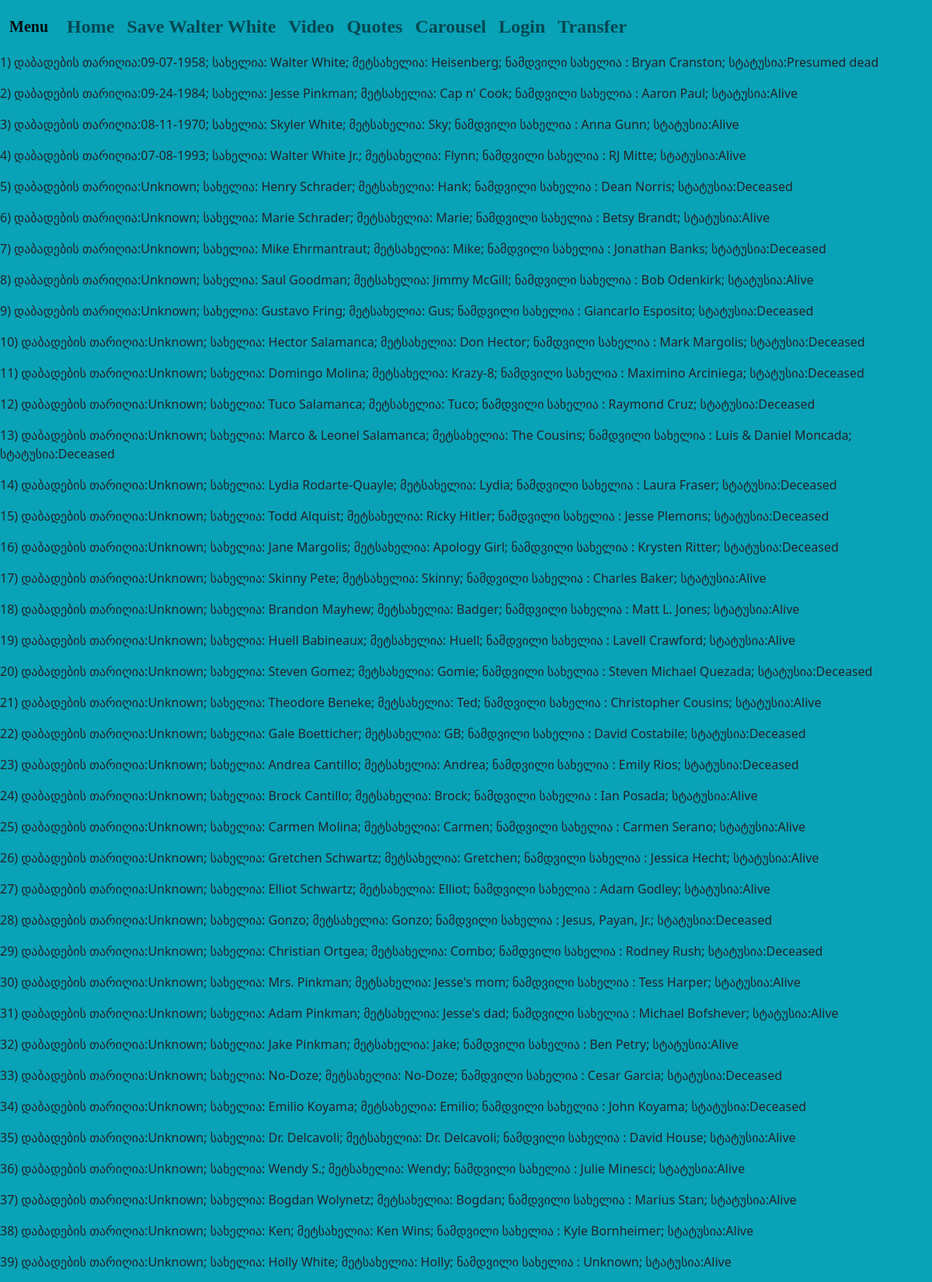
The page / (upper part) on the database its author committed.
### main.py (models this page shows)
class Film(db.Model):
    id = db.Column(db.Integer, primary_key=True)
    birthday = db.Column(db.FLOAT(12), nullable=False)
    name = db.Column(db.String(40), nullable=False)
    nickname = db.Column(db.String(40), nullable=False)
    portrayed = db.Column(db.String(40), nullable=False)
    status = db.Column(db.String(40), nullable=False)
    def __str__(self):
        return f'{self.id}) დაბადების თარიღია:{self.birthday}; სახელია: {self.name}; მეტსახელია: {self.nickname}; ნამდვილი სახელია : {self.portrayed}; სტატუსია:{self.status}'

### main.py (the view)
@app.route('/')
def home():
    all_film =  Film.query.all()
    return render_template('index.html', all_film=all_film)

### templates/index.html (shortened to what this page needs)
{% extends 'base.html' %}
{% block content %}
    {% for each in all_film %}
        <p> {{each}} </p>
    {% endfor %}
{% endblock %}

### templates/base.html (shortened to what this page needs)
<!DOCTYPE html>
<html lang="en">
<head>
    <link rel="stylesheet" href="static/styles.css">
    <link href="https://cdn.jsdelivr.net/npm/bootstrap@5.0.1/dist/css/bootstrap.min.css" rel="stylesheet">
</head>
<body>
    <nav class="navbar navbar-expand-lg navbar-light bg-light">
      <div class="container-fluid">
        <a class="navbar-brand" href="#">Menu</a>
        <div class="collapse navbar-collapse" id="navbarNavAltMarkup">
          <div class="navbar-nav">
            <a class="nav-link" aria-current="page" href="/">Home</a>
            <a class="nav-link" href="{{url_for('SaveWalt')}}">Save Walter White</a>
            <a class="nav-link" href="{{url_for('video')}}">Video</a>
            <a class="nav-link" aria-current="page" href="/quotes">Quotes</a>
            <a class="nav-link"  href="{{url_for('carousel')}}">Carousel</a>
            <a class="nav-link"  href="{{url_for('login')}}">Login</a>
            <a class="nav-link" href="{{url_for('cardinfo')}}">Transfer</a>
          </div>
        </div>
      </div>
    </nav>
    {% block content %} <h1>Welcome {{session['username']}} </h1> {% endblock %}
</body>
</html>

### static/styles.css (style rules this page uses)
body { background: url(./img/09a2b7.png) top left repeat; font-family: Comic Sans,Comic Sans MS,cursive; margin: 0; padding: 0; }
nav { background: url(./img/09a2b7.png) top left repeat; color: black; font-family: Comic Sans,Comic Sans MS,cursive; font-weight: bold; font-size: x-large; margin: 0; padding: 0; }

### rows shown on the page
Film: id+birthday+name "1) დაბადების თარიღია:09-07-1958; სახელია: Walter White; მეტსახელია: Heisenberg; ნამდვილი სახელია : Bryan Cranston; სტატუსია:Presumed dead"
Film: id+birthday+name "2) დაბადების თარიღია:09-24-1984; სახელია: Jesse Pinkman; მეტსახელია: Cap n' Cook; ნამდვილი სახელია : Aaron Paul; სტატუსია:Alive"
Film: id+birthday+name "3) დაბადების თარიღია:08-11-1970; სახელია: Skyler White; მეტსახელია: Sky; ნამდვილი სახელია : Anna Gunn; სტატუსია:Alive"
Film: id+birthday+name "4) დაბადების თარიღია:07-08-1993; სახელია: Walter White Jr.; მეტსახელია: Flynn; ნამდვილი სახელია : RJ Mitte; სტატუსია:Alive"
Film: id+birthday+name "5) დაბადების თარიღია:Unknown; სახელია: Henry Schrader; მეტსახელია: Hank; ნამდვილი სახელია : Dean Norris; სტატუსია:Deceased"
Film: id+birthday+name "6) დაბადების თარიღია:Unknown; სახელია: Marie Schrader; მეტსახელია: Marie; ნამდვილი სახელია : Betsy Brandt; სტატუსია:Alive"
Film: id+birthday+name "7) დაბადების თარიღია:Unknown; სახელია: Mike Ehrmantraut; მეტსახელია: Mike; ნამდვილი სახელია : Jonathan Banks; სტატუსია:Deceased"
Film: id+birthday+name "8) დაბადების თარიღია:Unknown; სახელია: Saul Goodman; მეტსახელია: Jimmy McGill; ნამდვილი სახელია : Bob Odenkirk; სტატუსია:Alive"
Film: id+birthday+name "9) დაბადების თარიღია:Unknown; სახელია: Gustavo Fring; მეტსახელია: Gus; ნამდვილი სახელია : Giancarlo Esposito; სტატუსია:Deceased"
Film: id+birthday+name "10) დაბადების თარიღია:Unknown; სახელია: Hector Salamanca; მეტსახელია: Don Hector; ნამდვილი სახელია : Mark Margolis; სტატუსია:Deceased"
Film: id+birthday+name "11) დაბადების თარიღია:Unknown; სახელია: Domingo Molina; მეტსახელია: Krazy-8; ნამდვილი სახელია : Maximino Arciniega; სტატუსია:Deceased"
Film: id+birthday+name "12) დაბადების თარიღია:Unknown; სახელია: Tuco Salamanca; მეტსახელია: Tuco; ნამდვილი სახელია : Raymond Cruz; სტატუსია:Deceased"
Film: id+birthday+name "13) დაბადების თარიღია:Unknown; სახელია: Marco & Leonel Salamanca; მეტსახელია: The Cousins; ნამდვილი სახელია : Luis & Daniel Moncada; სტატუსია:Deceased"
Film: id+birthday+name "14) დაბადების თარიღია:Unknown; სახელია: Lydia Rodarte-Quayle; მეტსახელია: Lydia; ნამდვილი სახელია : Laura Fraser; სტატუსია:Deceased"
Film: id+birthday+name "15) დაბადების თარიღია:Unknown; სახელია: Todd Alquist; მეტსახელია: Ricky Hitler; ნამდვილი სახელია : Jesse Plemons; სტატუსია:Deceased"
Film: id+birthday+name "16) დაბადების თარიღია:Unknown; სახელია: Jane Margolis; მეტსახელია: Apology Girl; ნამდვილი სახელია : Krysten Ritter; სტატუსია:Deceased"
Film: id+birthday+name "17) დაბადების თარიღია:Unknown; სახელია: Skinny Pete; მეტსახელია: Skinny; ნამდვილი სახელია : Charles Baker; სტატუსია:Alive"
Film: id+birthday+name "18) დაბადების თარიღია:Unknown; სახელია: Brandon Mayhew; მეტსახელია: Badger; ნამდვილი სახელია : Matt L. Jones; სტატუსია:Alive"
Film: id+birthday+name "19) დაბადების თარიღია:Unknown; სახელია: Huell Babineaux; მეტსახელია: Huell; ნამდვილი სახელია : Lavell Crawford; სტატუსია:Alive"
Film: id+birthday+name "20) დაბადების თარიღია:Unknown; სახელია: Steven Gomez; მეტსახელია: Gomie; ნამდვილი სახელია : Steven Michael Quezada; სტატუსია:Deceased"
Film: id+birthday+name "21) დაბადების თარიღია:Unknown; სახელია: Theodore Beneke; მეტსახელია: Ted; ნამდვილი სახელია : Christopher Cousins; სტატუსია:Alive"
Film: id+birthday+name "22) დაბადების თარიღია:Unknown; სახელია: Gale Boetticher; მეტსახელია: GB; ნამდვილი სახელია : David Costabile; სტატუსია:Deceased"
Film: id+birthday+name "23) დაბადების თარიღია:Unknown; სახელია: Andrea Cantillo; მეტსახელია: Andrea; ნამდვილი სახელია : Emily Rios; სტატუსია:Deceased"
Film: id+birthday+name "24) დაბადების თარიღია:Unknown; სახელია: Brock Cantillo; მეტსახელია: Brock; ნამდვილი სახელია : Ian Posada; სტატუსია:Alive"
Film: id+birthday+name "25) დაბადების თარიღია:Unknown; სახელია: Carmen Molina; მეტსახელია: Carmen; ნამდვილი სახელია : Carmen Serano; სტატუსია:Alive"
Film: id+birthday+name "26) დაბადების თარიღია:Unknown; სახელია: Gretchen Schwartz; მეტსახელია: Gretchen; ნამდვილი სახელია : Jessica Hecht; სტატუსია:Alive"
Film: id+birthday+name "27) დაბადების თარიღია:Unknown; სახელია: Elliot Schwartz; მეტსახელია: Elliot; ნამდვილი სახელია : Adam Godley; სტატუსია:Alive"
Film: id+birthday+name "28) დაბადების თარიღია:Unknown; სახელია: Gonzo; მეტსახელია: Gonzo; ნამდვილი სახელია : Jesus, Payan, Jr.; სტატუსია:Deceased"
Film: id+birthday+name "29) დაბადების თარიღია:Unknown; სახელია: Christian Ortgea; მეტსახელია: Combo; ნამდვილი სახელია : Rodney Rush; სტატუსია:Deceased"
Film: id+birthday+name "30) დაბადების თარიღია:Unknown; სახელია: Mrs. Pinkman; მეტსახელია: Jesse's mom; ნამდვილი სახელია : Tess Harper; სტატუსია:Alive"
Film: id+birthday+name "31) დაბადების თარიღია:Unknown; სახელია: Adam Pinkman; მეტსახელია: Jesse's dad; ნამდვილი სახელია : Michael Bofshever; სტატუსია:Alive"
Film: id+birthday+name "32) დაბადების თარიღია:Unknown; სახელია: Jake Pinkman; მეტსახელია: Jake; ნამდვილი სახელია : Ben Petry; სტატუსია:Alive"
Film: id+birthday+name "33) დაბადების თარიღია:Unknown; სახელია: No-Doze; მეტსახელია: No-Doze; ნამდვილი სახელია : Cesar Garcia; სტატუსია:Deceased"
Film: id+birthday+name "34) დაბადების თარიღია:Unknown; სახელია: Emilio Koyama; მეტსახელია: Emilio; ნამდვილი სახელია : John Koyama; სტატუსია:Deceased"
Film: id+birthday+name "35) დაბადების თარიღია:Unknown; სახელია: Dr. Delcavoli; მეტსახელია: Dr. Delcavoli; ნამდვილი სახელია : David House; სტატუსია:Alive"
Film: id+birthday+name "36) დაბადების თარიღია:Unknown; სახელია: Wendy S.; მეტსახელია: Wendy; ნამდვილი სახელია : Julie Minesci; სტატუსია:Alive"
Film: id+birthday+name "37) დაბადების თარიღია:Unknown; სახელია: Bogdan Wolynetz; მეტსახელია: Bogdan; ნამდვილი სახელია : Marius Stan; სტატუსია:Alive"
Film: id+birthday+name "38) დაბადების თარიღია:Unknown; სახელია: Ken; მეტსახელია: Ken Wins; ნამდვილი სახელია : Kyle Bornheimer; სტატუსია:Alive"
Film: id+birthday+name "39) დაბადების თარიღია:Unknown; სახელია: Holly White; მეტსახელია: Holly; ნამდვილი სახელია : Unknown; სტატუსია:Alive"
